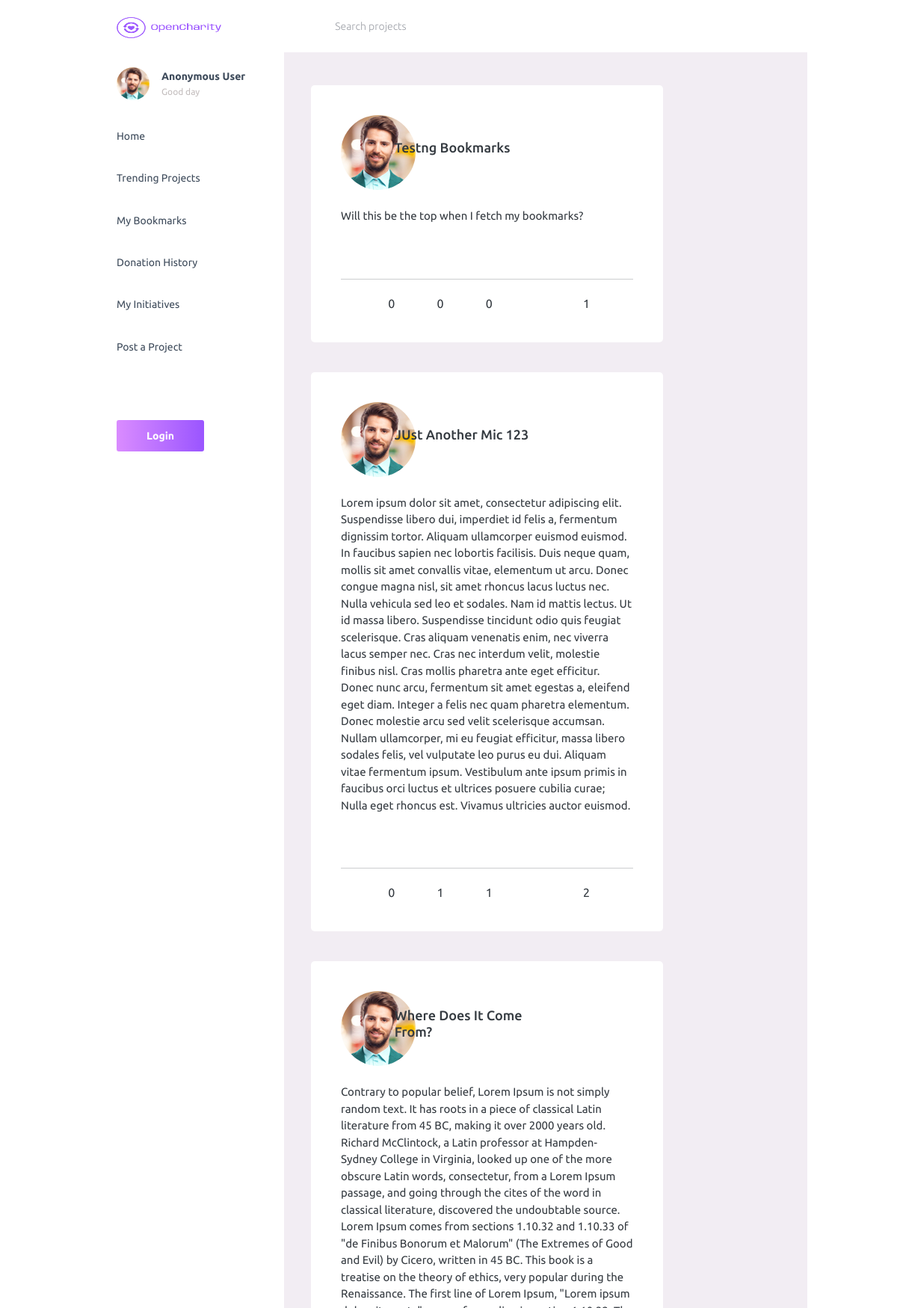
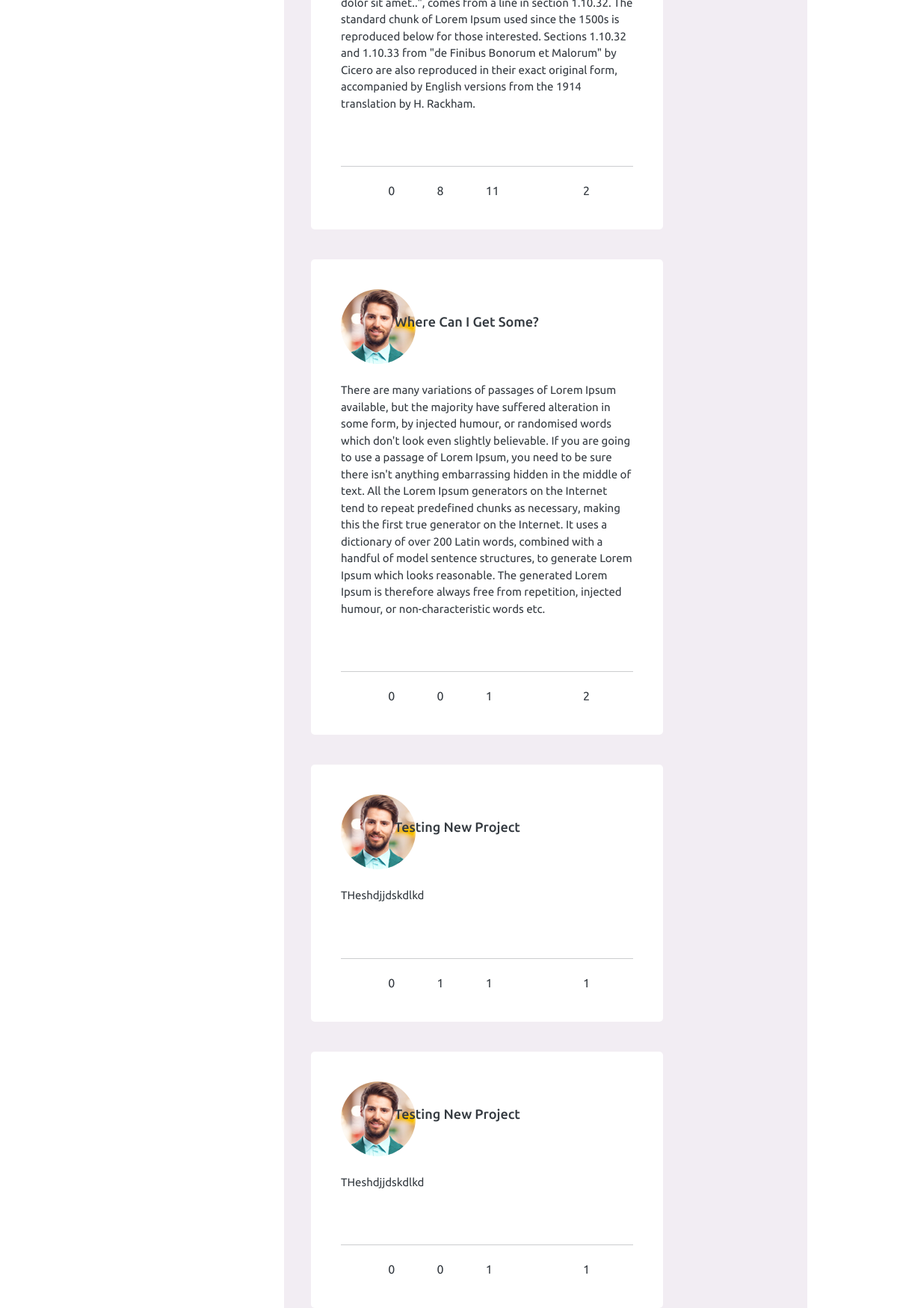
The page / (upper part) on the database its author committed (2 pictures, top to bottom).
### application/models/project.py (models this page shows, shortened)
class Project(db.Model):
    id = db.Column(db.Integer, primary_key=True,)
    title = db.Column(db.String(120), nullable=False)
    content = db.Column(db.Text, nullable=False)
    target = db.Column(db.Integer, nullable=False)
    raised = db.Column(db.Integer, nullable=False, default=0)
    date_created = db.Column(db.DateTime, nullable=False, default=datetime.utcnow)
    status = db.Column(db.String(12), nullable=False, default="Pending")
    date_approved = db.Column(db.DateTime, nullable=True)
    author_id = db.Column(db.Integer, db.ForeignKey("user.id"), nullable=False)
    comment_count = db.Column(db.Integer, nullable=False, default=0)
    bookmark_count = db.Column(db.Integer, nullable=False, default=0)
    like_count = db.Column(db.Integer, nullable=False, default=0)
    donation_count = db.Column(db.Integer, nullable=False, default=0)
    comments = db.relationship("Comment", backref="project", lazy=True)
    bookmarks = db.relationship("Bookmark", backref="project", lazy=True)
    donations = db.relationship("Donation", backref="project", lazy=True)

### application/front/routes/index.py (the view)
@index_bp.route("/", defaults={"filter": None})
@index_bp.route("/<string:filter>", strict_slashes=False)
def index(filter):
    comment_form = CommentForm()
    if filter == "trending":
        raw_projects = Project.query.order_by(Project.date_created.desc()).limit(10).all()
        projects = sorted(raw_projects, key=lambda x: (x.like_count + x.comment_count + x.donation_count), reverse=True)
    else:
        projects = Project.query.order_by(Project.date_created.desc())
    return render_template("front/index.html", projects=projects, comment_form=comment_form)

### application/front/forms/comment_fm.py
class CommentForm(FlaskForm):
    content = TextAreaField("Content", validators=[DataRequired()])
    submit = SubmitField("Comment")

### application/templates/front/index.html (shortened to what this page needs)
{% extends "./base.html" %}
{% block extra_css %}
<link rel="stylesheet" href="{{ url_for('static', filename='css/front.css') }}">
{% endblock%}
{% block content %}
{% for project in projects %}
<div class="col-md-9 grid-margin card stretch-card" id="project-{{ project.id }}">
	<div class="card-body">
		<div class="row">
		  <div class="col-2">
		    <img src="../static/themeassets/images/faces/face1.jpg" alt="image" class="rounded-circle">
		  </div>
		  <div class="col-7 project-title">
		    <h4 class="card-title"> {{ project.title }}</h4>
		  </div>
		</div>
		<a class="ancher-disable" href="{{ url_for('project_bp.project_details', project_id=project.id) }}">
			<div class="pt-4">
		    <p class="card-text">
		      {{ project.content }}
		    </p>
			</div>
		</a>
	</div>
	<div class="card-body">
	  <hr>
	  <div class="int-buttons">
		  <div class="col-2">
		  	<a href="#" class="mdi mdi-currency-usd" data-bs-toggle="modal" data-bs-target="#staticBackdrop{{ project.id }}"></a>
		  	<span class="int-count" >{{ project.donation_count }}</span>
		  </div>
		  <div class="col-2">
		  	<a href="#" class="mdi mdi-comment-outline" onclick="showForm({{ project.id }}, ''); return false;"></a>
		  	<span class="int-count" >{{ project.comment_count }}</span>
		  </div>
		  <div class="col-2">
		  	<a href="{{ url_for('interactions_bp.like_project', project_id=project.id)  }}" class="mdi mdi-heart-outline" ></a>
		  	<span class="int-count" >{{ project.like_count }}</span>
		  </div>
		  <div class="col-2">
		  	<a href="#" class="mdi mdi-share-variant-outline"></a>
		  </div>
		  <div class="col-2">
		  	<a href="{{ url_for('interactions_bp.bookmark_project', project_id=project.id)  }}" class="mdi mdi-bookmark-outline"></a>
		  	<span class="int-count" >{{ project.bookmark_count }}</span>
		  </div>
	  </div>
	</div>
</div>
{% endfor %}
{% endblock %}

### application/static/css/front.css (style rules this page uses)
.project-title { align-content: center; }
a { color: #86898d; }
.ancher-disable { color: #343a40; }
.int-buttons { display: flex; justify-content: center; align-items: center; font-size: 1.5rem; }
a { text-decoration: none; }
.int-count { font-size: 16px; padding-left: 10%; }

### rows shown on the page
Project: title "Testng Bookmarks", content "Will this be the top when I fetch my bookmarks?", donation_count "0", comment_count "0", like_count "0", bookmark_count "1"
Project: title "JUst Another Mic 123", content "Lorem ipsum dolor sit amet, consectetur adipiscing elit. Suspendisse libero dui, imperdiet id felis a, fermentum dignissim tortor. Aliquam ullamcorper euismod euismod. In faucibus sapien nec lobortis facilisis. Duis neque quam, mollis sit amet convallis vitae, elementum ut arcu. Donec congue magna nisl, sit amet rhoncus lacus luctus nec. Nulla vehicula sed leo et sodales. Nam id mattis lectus. Ut id massa libero. Suspendisse tincidunt odio quis feugiat scelerisque. Cras aliquam venenatis enim, nec viverra lacus semper nec. Cras nec interdum velit, molestie finibus nisl. Cras mollis pharetra ante eget efficitur. Donec nunc arcu, fermentum sit amet egestas a, eleifend eget diam. Integer a…", donation_count "0", comment_count "1", like_count "1", bookmark_count "2"
Project: title "Where Does It Come From?", content "Contrary to popular belief, Lorem Ipsum is not simply random text. It has roots in a piece of classical Latin literature from 45 BC, making it over 2000 years old. Richard McClintock, a Latin professor at Hampden-Sydney College in Virginia, looked up one of the more obscure Latin words, consectetur, from a Lorem Ipsum passage, and going through the cites of the word in classical literature, discovered the undoubtable source. Lorem Ipsum comes from sections 1.10.32 and 1.10.33 of \"de Finibus Bonorum et Malorum\" (The Extremes of Good and Evil) by Cicero, written in 45 BC. This book is a treatise on the theory of ethics, very popular during the Renaissance. The first line of Lorem Ipsum,…", donation_count "0", comment_count "8", like_count "11", bookmark_count "2"
Project: title "Where Can I Get Some?", content "There are many variations of passages of Lorem Ipsum available, but the majority have suffered alteration in some form, by injected humour, or randomised words which don't look even slightly believable. If you are going to use a passage of Lorem Ipsum, you need to be sure there isn't anything embarrassing hidden in the middle of text. All the Lorem Ipsum generators on the Internet tend to repeat predefined chunks as necessary, making this the first true generator on the Internet. It uses a dictionary of over 200 Latin words, combined with a handful of model sentence structures, to generate Lorem Ipsum which looks reasonable. The generated Lorem Ipsum is therefore always free from…", donation_count "0", comment_count "0", like_count "1", bookmark_count "2"
Project: title "Testing New Project", content "THeshdjjdskdlkd", donation_count "0", comment_count "1", like_count "1", bookmark_count "1"
Project: title "Testing New Project", content "THeshdjjdskdlkd", donation_count "0", comment_count "0", like_count "1", bookmark_count "1"
